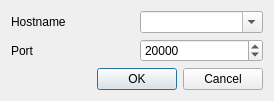
<?xml version="1.0" encoding="UTF-8"?>
<ui version="4.0">
 <class>Dialog</class>
 <widget class="QDialog" name="Dialog">
  <property name="geometry">
   <rect>
    <x>0</x>
    <y>0</y>
    <width>274</width>
    <height>100</height>
   </rect>
  </property>
  <property name="windowTitle">
   <string>Dialog</string>
  </property>
  <layout class="QVBoxLayout" name="verticalLayout">
   <item>
    <layout class="QGridLayout" name="gridLayout">
     <item row="0" column="0">
      <widget class="QLabel" name="label">
       <property name="text">
        <string>Hostname</string>
       </property>
       <property name="buddy">
        <cstring>hostname</cstring>
       </property>
      </widget>
     </item>
     <item row="0" column="1">
      <widget class="QComboBox" name="hostname">
       <property name="editable">
        <bool>true</bool>
       </property>
      </widget>
     </item>
     <item row="1" column="0">
      <widget class="QLabel" name="label_2">
       <property name="text">
        <string>Port</string>
       </property>
       <property name="buddy">
        <cstring>portNum</cstring>
       </property>
      </widget>
     </item>
     <item row="1" column="1">
      <widget class="QSpinBox" name="portNum">
       <property name="minimum">
        <number>1</number>
       </property>
       <property name="maximum">
        <number>65000</number>
       </property>
       <property name="value">
        <number>20000</number>
       </property>
      </widget>
     </item>
    </layout>
   </item>
   <item>
    <widget class="QDialogButtonBox" name="buttonBox">
     <property name="orientation">
      <enum>Qt::Horizontal</enum>
     </property>
     <property name="standardButtons">
      <set>QDialogButtonBox::Cancel|QDialogButtonBox::Ok</set>
     </property>
    </widget>
   </item>
  </layout>
 </widget>
 <resources/>
 <connections>
  <connection>
   <sender>buttonBox</sender>
   <signal>accepted()</signal>
   <receiver>Dialog</receiver>
   <slot>accept()</slot>
   <hints>
    <hint type="sourcelabel">
     <x>248</x>
     <y>254</y>
    </hint>
    <hint type="destinationlabel">
     <x>157</x>
     <y>274</y>
    </hint>
   </hints>
  </connection>
  <connection>
   <sender>buttonBox</sender>
   <signal>rejected()</signal>
   <receiver>Dialog</receiver>
   <slot>reject()</slot>
   <hints>
    <hint type="sourcelabel">
     <x>316</x>
     <y>260</y>
    </hint>
    <hint type="destinationlabel">
     <x>286</x>
     <y>274</y>
    </hint>
   </hints>
  </connection>
 </connections>
</ui>
